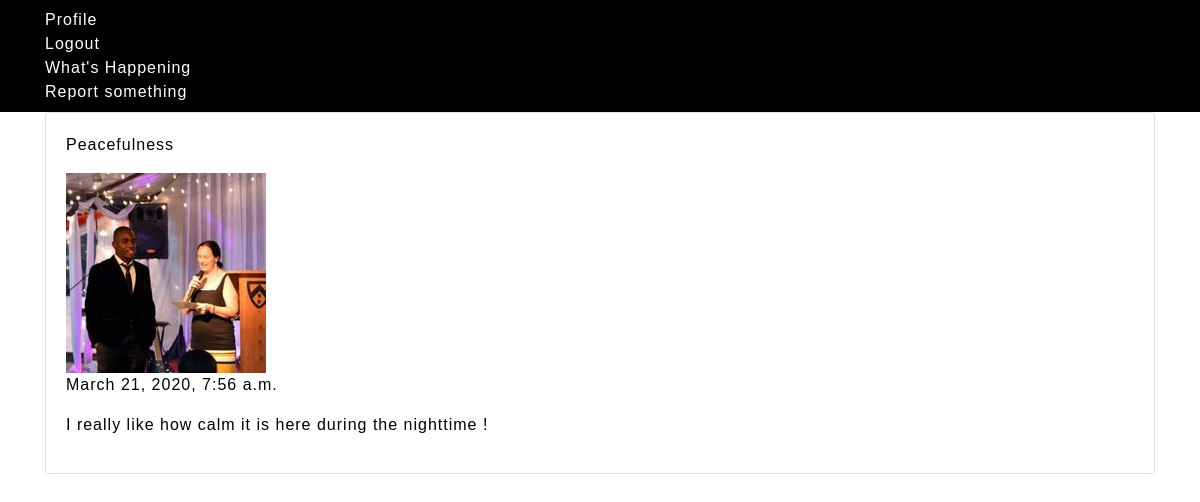
Page /cmworld/2/ (signed in) on the committed database.
### worldwatch/models.py (models this page shows, shortened)
class Post(models.Model):
    image = models.ImageField(default="default.jpg", upload_to="pictures")
    title = models.CharField(max_length=70)
    message = models.TextField(max_length=200)
    post_date = models.DateTimeField(auto_now_add=True)
    masterpost = models.ForeignKey(User, on_delete=models.CASCADE, null=True)

### worldwatch/views.py (the view)
# urls.py: url(r'^cmworld/(?P<pk>\d+)/$', PostDetailView.as_view(), name='post-detail'),
class PostDetailView(LoginRequiredMixin,DetailView):
    model = Post
    template_name = "main/detail.html"

### templates/main/detail.html (shortened to what this page needs)
 {%extends "main/base.html"%}
 {%block content%}
 <div class="container">
     <div class="card">
         <div class="card-body" style="background-color: white;">
             <p style="color:black;">{{object.title}}</p>
             <img src="{{object.image.url}}">
             <p style="color:black;">{{object.post_date}}</p>
             <p style="color: black;">{{ object.message }}</p>
         </div>
     </div>
 </div>
 {%endblock%}

### static/styles.css (style rules this page uses)
body { margin: 0; padding: 0; font-family: sans-serif; letter-spacing: 1px; }

### rows in the picture
Post: title "Peacefulness", image (picture), post_date "March 21, 2020, 7:56 a.m.", message "I really like how calm it is here during the nighttime !"
